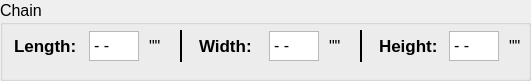
            <widget class="QGroupBox" name="chain_group_box">
             <property name="geometry">
              <rect>
               <x>40</x>
               <y>70</y>
               <width>531</width>
               <height>81</height>
              </rect>
             </property>
             <property name="font">
              <font>
               <pointsize>12</pointsize>
              </font>
             </property>
             <property name="title">
              <string>Chain</string>
             </property>
             <widget class="QWidget" name="layoutWidget_5">
              <property name="geometry">
               <rect>
                <x>10</x>
                <y>30</y>
                <width>521</width>
                <height>32</height>
               </rect>
              </property>
              <layout class="QHBoxLayout" name="chain_hor_layout">
               <item>
                <widget class="QLabel" name="length_label">
                 <property name="maximumSize">
                  <size>
                   <width>65</width>
                   <height>16777215</height>
                  </size>
                 </property>
                 <property name="font">
                  <font>
                   <pointsize>13</pointsize>
                   <weight>75</weight>
                   <bold>true</bold>
                  </font>
                 </property>
                 <property name="text">
                  <string>Length:</string>
                 </property>
                </widget>
               </item>
               <item>
                <widget class="QPlainTextEdit" name="len_pt_edit">
                 <property name="maximumSize">
                  <size>
                   <width>50</width>
                   <height>30</height>
                  </size>
                 </property>
                 <property name="plainText">
                  <string>- -</string>
                 </property>
                 <property name="backgroundVisible">
                  <bool>false</bool>
                 </property>
                </widget>
               </item>
               <item>
                <widget class="QLabel" name="len_inch_label">
                 <property name="maximumSize">
                  <size>
                   <width>15</width>
                   <height>16777215</height>
                  </size>
                 </property>
                 <property name="font">
                  <font>
                   <pointsize>12</pointsize>
                  </font>
                 </property>
                 <property name="text">
                  <string>&quot;&quot;</string>
                 </property>
                </widget>
               </item>
               <item>
                <widget class="Line" name="lw_line">
                 <property name="sizePolicy">
                  <sizepolicy hsizetype="Minimum" vsizetype="Minimum">
                   <horstretch>5</horstretch>
                   <verstretch>0</verstretch>
                  </sizepolicy>
                 </property>
                 <property name="maximumSize">
                  <size>
                   <width>15</width>
                   <height>16777215</height>
                  </size>
                 </property>
                 <property name="font">
                  <font>
                   <pointsize>13</pointsize>
                   <weight>75</weight>
                   <bold>true</bold>
                  </font>
                 </property>
                 <property name="frameShadow">
                  <enum>QFrame::Plain</enum>
                 </property>
                 <property name="lineWidth">
                  <number>2</number>
                 </property>
                 <property name="orientation">
                  <enum>Qt::Vertical</enum>
                 </property>
                </widget>
               </item>
               <item>
                <widget class="QLabel" name="width_label">
                 <property name="maximumSize">
                  <size>
                   <width>60</width>
                   <height>16777215</height>
                  </size>
                 </property>
                 <property name="font">
                  <font>
                   <pointsize>13</pointsize>
                   <weight>75</weight>
                   <bold>true</bold>
                  </font>
                 </property>
                 <property name="text">
                  <string>Width:</string>
                 </property>
                </widget>
               </item>
               <item>
                <widget class="QPlainTextEdit" name="width_pt_edit">
                 <property name="maximumSize">
                  <size>
                   <width>50</width>
                   <height>30</height>
                  </size>
                 </property>
                 <property name="plainText">
                  <string>- -</string>
                 </property>
                 <property name="backgroundVisible">
                  <bool>false</bool>
                 </property>
                </widget>
               </item>
               <item>
                <widget class="QLabel" name="width_inch_label">
                 <property name="maximumSize">
                  <size>
                   <width>15</width>
                   <height>16777215</height>
                  </size>
                 </property>
                 <property name="font">
                  <font>
                   <pointsize>12</pointsize>
                  </font>
                 </property>
                 <property name="text">
                  <string>&quot;&quot;</string>
                 </property>
                </widget>
               </item>
               <item>
                <widget class="Line" name="wh_line">
                 <property name="sizePolicy">
                  <sizepolicy hsizetype="Minimum" vsizetype="Minimum">
                   <horstretch>5</horstretch>
                   <verstretch>0</verstretch>
                  </sizepolicy>
                 </property>
                 <property name="maximumSize">
                  <size>
                   <width>15</width>
                   <height>16777215</height>
                  </size>
                 </property>
                 <property name="font">
                  <font>
                   <pointsize>13</pointsize>
                   <weight>75</weight>
                   <bold>true</bold>
                  </font>
                 </property>
                 <property name="frameShadow">
                  <enum>QFrame::Plain</enum>
                 </property>
                 <property name="lineWidth">
                  <number>2</number>
                 </property>
                 <property name="orientation">
                  <enum>Qt::Vertical</enum>
                 </property>
                </widget>
               </item>
               <item>
                <widget class="QLabel" name="height_label">
                 <property name="maximumSize">
                  <size>
                   <width>60</width>
                   <height>16777215</height>
                  </size>
                 </property>
                 <property name="font">
                  <font>
                   <pointsize>13</pointsize>
                   <weight>75</weight>
                   <bold>true</bold>
                  </font>
                 </property>
                 <property name="text">
                  <string>Height:</string>
                 </property>
                </widget>
               </item>
               <item>
                <widget class="QPlainTextEdit" name="height_pt_edit">
                 <property name="maximumSize">
                  <size>
                   <width>50</width>
                   <height>30</height>
                  </size>
                 </property>
                 <property name="plainText">
                  <string>- -</string>
                 </property>
                 <property name="backgroundVisible">
                  <bool>false</bool>
                 </property>
                </widget>
               </item>
               <item>
                <widget class="QLabel" name="height_inch_label">
                 <property name="maximumSize">
                  <size>
                   <width>15</width>
                   <height>16777215</height>
                  </size>
                 </property>
                 <property name="font">
                  <font>
                   <pointsize>12</pointsize>
                  </font>
                 </property>
                 <property name="text">
                  <string>&quot;&quot;</string>
                 </property>
                </widget>
               </item>
              </layout>
             </widget>
            </widget>
